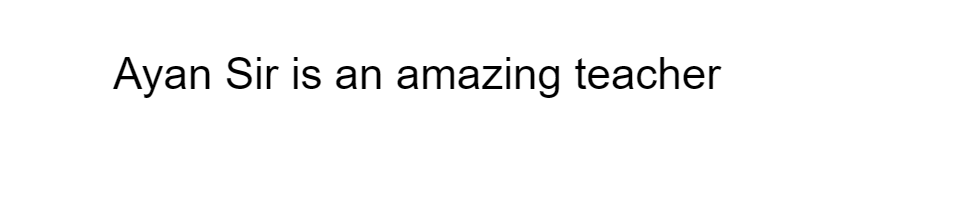
#> input picture AyanSirW.png, 973 x 198 px
$ jupyter execute --allow-errors OCR.ipynb
#> lines starting #> are read from the running program, lines starting #| are printed output that depends on the picture; after the words box and inside, x2 and y2 are one past the last pixel; in counts of white or black regions, pixels touching at a corner belong together
#> further down, image is the input picture: shape (198, 973, 3); min 0, max 255, mean 248.4
# OCR With GUI Using PyTesseract

### Add the Modules

[cell 1]
import pytesseract
from PIL import Image
from pdf2image import convert_from_path
import cv2
import numpy as np
import tkinter as tk
# from tkinter import PhotoImage
import matplotlib.pyplot as plt
from tkinter import filedialog, Text, Scrollbar
from tkinter import Tk

[cell 2]
pytesseract.pytesseract.tesseract_cmd = r"C:\Program Files\Tesseract-OCR\tesseract.exe"

### Image Preprocessing

[cell 3]
def preprocess_image(image):

    # Convert the image to grayscale
    gray = cv2.cvtColor(image, cv2.COLOR_BGR2GRAY)

    # Apply Gaussian blur to remove noise
    blurred = cv2.GaussianBlur(gray, (5, 5), 0)
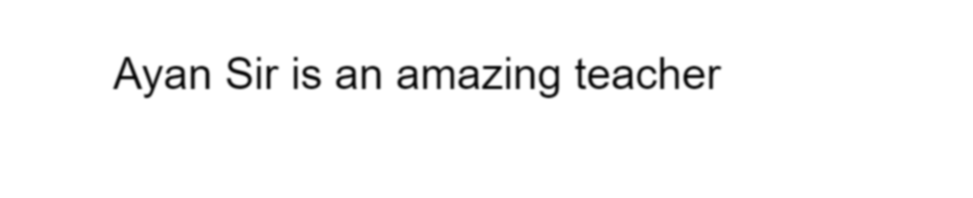
#> blurred: shape (198, 973); min 5, max 255, mean 248.4

    # Apply adaptive thresholding
    thresholded = cv2.adaptiveThreshold(blurred, 255, cv2.ADAPTIVE_THRESH_GAUSSIAN_C, cv2.THRESH_BINARY_INV, 11, 4)
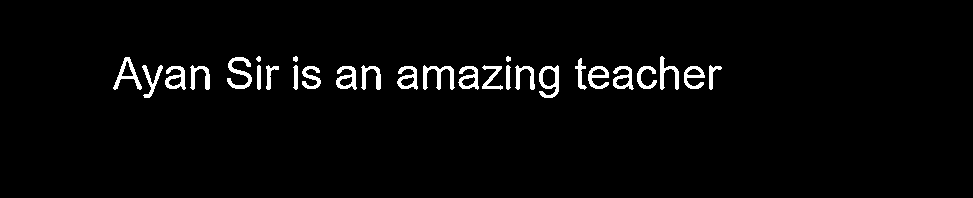
#> thresholded: shape (198, 973); 2.9% white; 28 white regions, largest, box (x1, y1, x2, y2) and area: (423, 65, 455, 90) 339, (227, 57, 252, 89) 335, (539, 65, 559, 98) 320

    # Apply morphological operations (opening and closing) to further remove noise and fill gaps in characters
    kernel = np.ones((3, 3), np.uint8)
    opening = cv2.morphologyEx(thresholded, cv2.MORPH_OPEN, kernel, iterations=1)
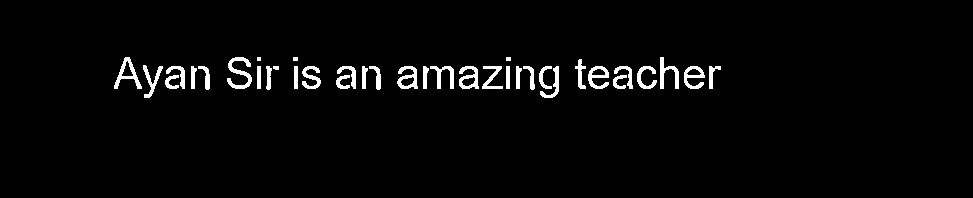
#> opening: shape (198, 973); 2.8% white; 37 white regions (1 under 20 px), largest, box (x1, y1, x2, y2) and area: (227, 57, 252, 89) 335, (114, 57, 142, 89) 289, (397, 66, 418, 89) 257
    closing = cv2.morphologyEx(opening, cv2.MORPH_CLOSE, kernel, iterations=1)
#> closing: shape (198, 973); 2.9% white; 28 white regions (1 under 20 px), largest, box (x1, y1, x2, y2) and area: (227, 57, 252, 89) 335, (423, 66, 454, 89) 324, (539, 66, 559, 98) 313

    return closing

Example usage

[cell 4]
# Provide the image file path
file_path = 'AyanSirW.png'

# Load the image
image = cv2.imread(file_path)

# Preprocess the image
preprocessed_image = preprocess_image(image)

# Display the original and preprocessed images
plt.figure(figsize=(10, 5))

# Display original image
plt.subplot(1, 2, 1)
plt.imshow(cv2.cvtColor(image, cv2.COLOR_BGR2RGB))
plt.title('Original Image')
plt.axis('off')

# Display preprocessed image
plt.subplot(1, 2, 2)
plt.imshow(preprocessed_image, cmap='gray')
plt.title('Preprocessed Image')
plt.axis('off')

# Show the images
plt.tight_layout()
plt.show()
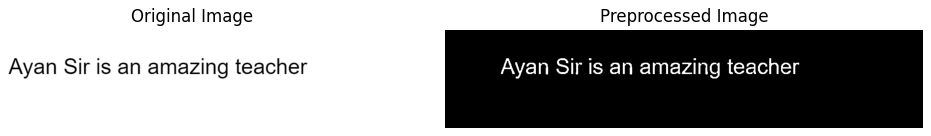
#> figure drawn by matplotlib, 2 panels

$ run again, with Allname.png copied over AyanSirW.png
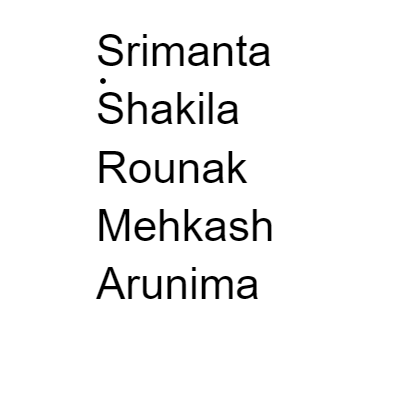
#> input picture Allname.png, 403 x 402 px
#> image is the input picture: shape (402, 403, 3); min 0, max 255, mean 243.1
#> in preprocess_image, `thresholded = cv2.adaptiveThreshold(blurred, 255, cv2.ADAPTIVE_THRESH_..`:
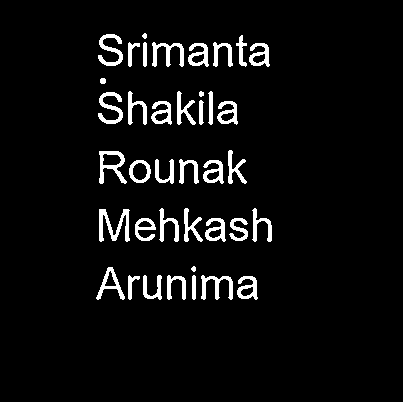
#> thresholded: shape (402, 403); 5.3% white; 39 white regions, largest, box (x1, y1, x2, y2) and area: (99, 209, 130, 242) 467, (99, 151, 127, 184) 377, (152, 42, 184, 67) 341
#> opening: shape (402, 403); 5.2% white; 48 white regions (2 under 20 px), largest, box (x1, y1, x2, y2) and area: (99, 209, 130, 241) 462, (99, 151, 126, 184) 373, (98, 34, 123, 66) 339
#> in preprocess_image, `closing = cv2.morphologyEx(opening, cv2.MORPH_CLOSE, kernel, iteration..`:
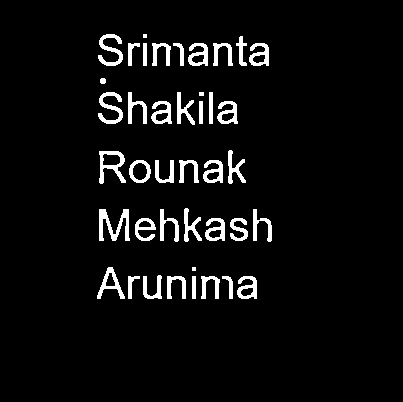
#> closing: shape (402, 403); 5.2% white; 41 white regions (2 under 20 px), largest, box (x1, y1, x2, y2) and area: (99, 209, 130, 241) 476, (99, 151, 126, 184) 377, (98, 34, 123, 66) 339
